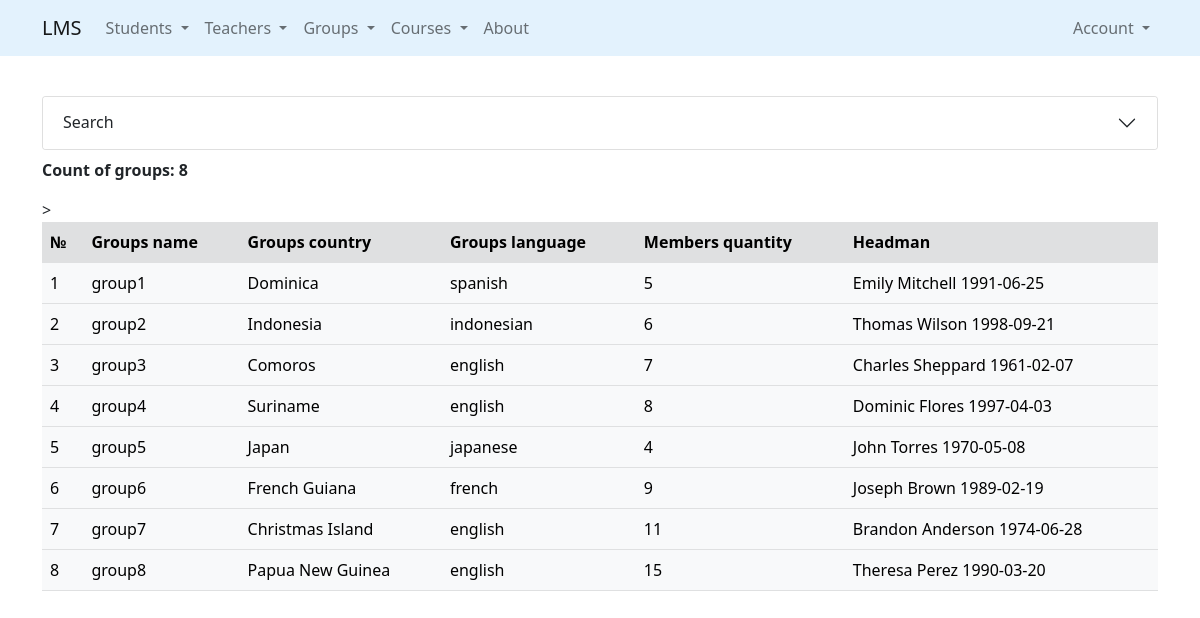
Page /groups/ on the earlier database version.
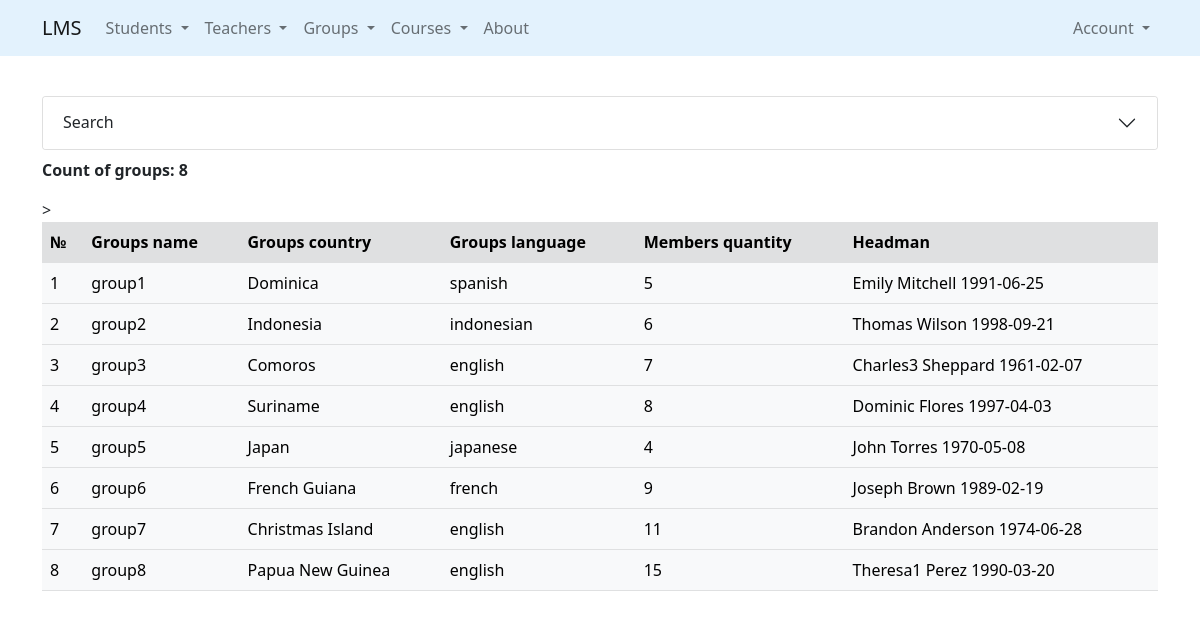
Same page on the later database version.
### groups/models.py (models this page shows, shortened)
class Groups(models.Model):
    groups_name = models.CharField(max_length=100)
    groups_country = models.CharField(max_length=100)
    groups_language = models.CharField(max_length=100)
    members_qty = models.IntegerField(default=5)
    headman = models.OneToOneField(
        'students.Students',
        on_delete=models.SET_NULL,
        null=True,
        related_name='headman_group'
    )
    teachers = models.ManyToManyField(
        to=Teachers,
        related_name='groups'
    )

### students/models.py (models this page shows, shortened)
class Students(Person):
    phone_number = models.CharField(
        max_length=30,
        null=True,
        validators=[phone_number_validator]
    )
    enroll_date = models.DateField(default=datetime.date.today)
    graduate_date = models.DateField(default=datetime.date.today)
    group = models.ForeignKey(
        Groups,
        on_delete=models.SET_NULL,
        null=True,
        related_name='students'
    )

### groups/views.py (the view)
# urls.py: path('', GroupListView.as_view(), name='list'),
class GroupListView(ListView):
    model = Groups
    template_name = 'groups/list.html'
    def get_queryset(self):
        filter_groups = GroupsFilter(
            data=self.request.GET,
            queryset=self.model.objects.all().prefetch_related('students')
        )
        return filter_groups

### core/context_processors.py (called while the page is built)
def get_params(request):
    params = request.GET
    if 'page' in params:
        params = copy(params)
        del params['page']
    return {'get_params': f'&{params.urlencode()}' if params else ''}

### core/models.py (called while the page is built)
    def __str__(self):
        return f'{self.__full_name()} {self.birthday}'

    def __full_name(self):
        return f'{self.first_name} {self.last_name}'

### groups/templates/groups/list.html (shortened to what this page needs)
{% extends 'base.html' %}
{%  load crispy_forms_tags %}
{% block content %}
    <div class="accordion" id="accordionExample">
        <div class="accordion-item">
            <h2 class="accordion-header" id="headingOne">
                <button class="accordion-button collapsed" type="button"
                        data-bs-toggle="collapse" data-bs-target="#collapseOne"
                        aria-expanded="true" aria-controls="collapseOne">
                    Search
                </button>
            </h2>
        </div>
    </div>
    <p class="mt-2"><strong>Count of groups: {{ object_list.qs.count }}</strong></p>
    <table class="table table-light table-hover">
        <tr class="table-active">>
            <th scope="row">№</th>
            <th>Groups name</th>
            <th>Groups country</th>
            <th>Groups language</th>
            <th>Members quantity</th>
            <th>Headman</th>
        </tr>
    {% for group in object_list.qs %}
        <tr>
            <td>{{ forloop.counter }}</td>
            <td>{{ group.groups_name }}</td>
            <td>{{ group.groups_country}}</td>
            <td>{{ group.groups_language }}</td>
            <td>{{ group.members_qty }}</td>
            <td>{{ group.headman }}</td>
        </tr>
    {% endfor %}
    </table>
{% endblock %}

### templates/base.html (shortened to what this page needs)
<!DOCTYPE html>
<html lang="en">
<head>
    <link href="https://cdn.jsdelivr.net/npm/bootstrap@5.1.3/dist/css/bootstrap.min.css"
          rel="stylesheet"
>
    <link rel="stylesheet"
          href="https://cdn.jsdelivr.net/npm/bootstrap-icons@1.7.2/font/bootstrap-icons.css">
</head>
<body>
    {% include 'includes/navbar.html' %}
    <div class="container mt-5 pt-5">
        {% block content %}
        {% endblock %}
    </div>
</body>
</html>

### templates/includes/navbar.html (shortened to what this page needs)
<nav class="navbar navbar-expand-lg navbar-light fixed-top"
     style="background-color: #e3f2fd;">
    <div class="container">
        <a class="navbar-brand" href="{% url 'index' %}">LMS</a>
        <div class="collapse navbar-collapse" id="navbarSupportedContent">
            <ul class="navbar-nav me-auto mb-2 mb-lg-0">
                <li class="nav-item dropdown">
                    <a class="nav-link dropdown-toggle" href="#" id="navbarDropdown" role="button"
                       data-bs-toggle="dropdown" aria-expanded="false">
                        Students
                    </a>
                </li>
                <li class="nav-item dropdown">
                    <a class="nav-link dropdown-toggle" href="#" id="navbarDropdown" role="button"
                       data-bs-toggle="dropdown" aria-expanded="false">
                        Teachers
                    </a>
                </li>
                <li class="nav-item dropdown">
                    <a class="nav-link dropdown-toggle" href="#" id="navbarDropdown" role="button"
                       data-bs-toggle="dropdown" aria-expanded="false">
                        Groups
                    </a>
                </li>
                <li class="nav-item dropdown">
                    <a class="nav-link dropdown-toggle" href="#" id="navbarDropdown" role="button"
                       data-bs-toggle="dropdown" aria-expanded="false">
                        Courses
                    </a>
                </li>
                <li class="nav-item">
                    <a class="nav-link" href="/about">About</a>
                </li>
            </ul>
            <div class="d-flex">
                <ul class="navbar-nav me-auto mb-2 mb-lg-0">
                    <li class="nav-item dropdown">
                        <a class="nav-link dropdown-toggle" href="#" id="student-dropdown"
                           role="button" data-bs-toggle="dropdown" aria-expanded="false">
                            Account
                        </a>
                    </li>
                </ul>
            </div>
        </div>
    </div>
</nav>

Differences in the rows shown:
changed through a linked row, Groups "group3": headman "Charles Sheppard 1961-02-07" → "Charles3 Sheppard 1961-02-07"
changed through a linked row, Groups "group8": headman "Theresa Perez 1990-03-20" → "Theresa1 Perez 1990-03-20"
